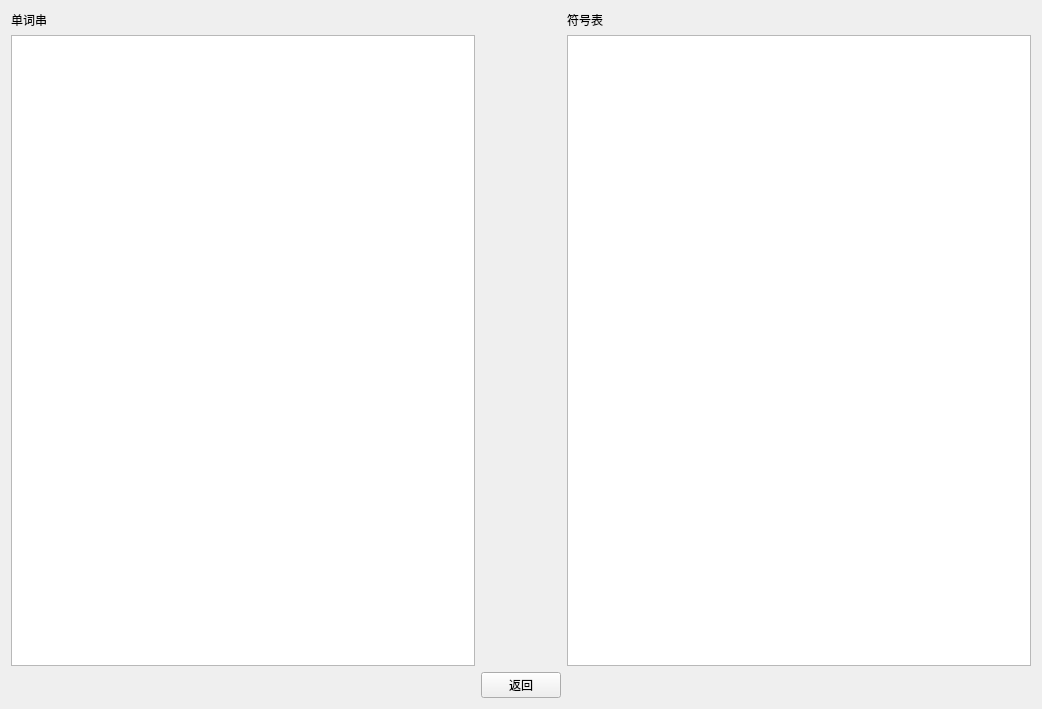
<?xml version="1.0" encoding="UTF-8"?>
<ui version="4.0">
 <class>lexicalRes</class>
 <widget class="QWidget" name="lexicalRes">
  <property name="geometry">
   <rect>
    <x>0</x>
    <y>0</y>
    <width>1042</width>
    <height>709</height>
   </rect>
  </property>
  <property name="windowTitle">
   <string>Form</string>
  </property>
  <layout class="QGridLayout" name="gridLayout">
   <item row="0" column="2">
    <widget class="QLabel" name="label_2">
     <property name="text">
      <string>符号表</string>
     </property>
    </widget>
   </item>
   <item row="0" column="0">
    <widget class="QLabel" name="label">
     <property name="text">
      <string>单词串</string>
     </property>
    </widget>
   </item>
   <item row="2" column="1">
    <widget class="QPushButton" name="pushButton">
     <property name="text">
      <string>返回</string>
     </property>
    </widget>
   </item>
   <item row="1" column="2">
    <widget class="QTableWidget" name="tableWidget"/>
   </item>
   <item row="1" column="0">
    <widget class="QPlainTextEdit" name="plainTextEdit"/>
   </item>
  </layout>
 </widget>
 <resources/>
 <connections/>
</ui>
